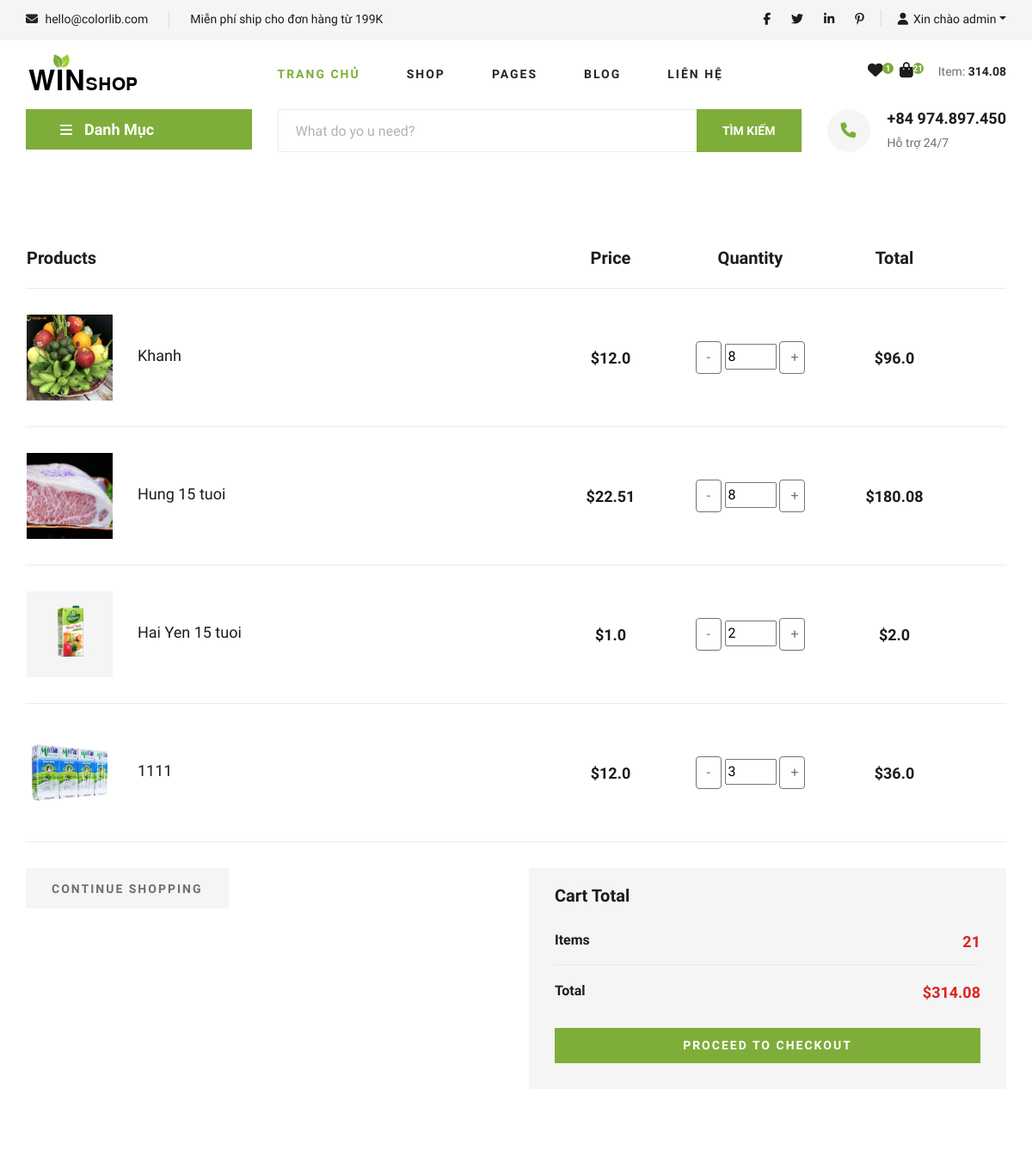
/cart/ (signed in, upper part), run on an earlier commit of the app's database.
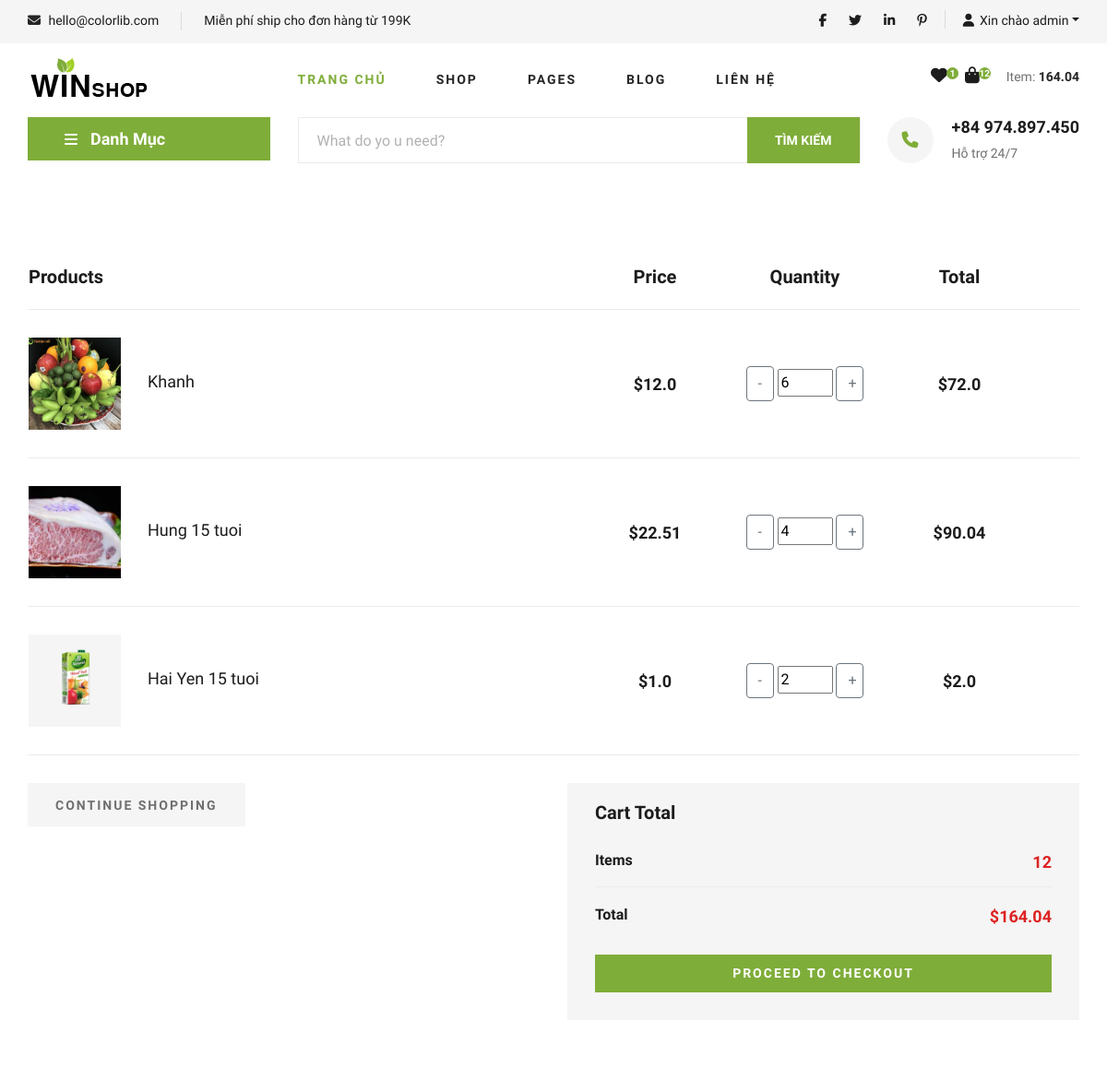
And on a later commit of the database.
### app/models.py (models this page shows, shortened)
class Order(models.Model):
    customer = models.ForeignKey(User, on_delete=models.SET_NULL, null=True, blank=True)
    date_order = models.DateTimeField(auto_now_add=True)
    complete = models.BooleanField(default=False, null=True, blank=False)
    transaction_id = models.CharField(max_length=200, null=True)
    @property
    def get_cart_item(self):
        orderitems = self.orderitem_set.all()
        total = sum([item.quantity for item in orderitems])
        return total
    @property
    def get_cart_total(self):
        orderitems = self.orderitem_set.all()
        total = sum([item.get_total for item in orderitems])
        return total

class OrderItem(models.Model):
    product = models.ForeignKey(Product, on_delete=models.SET_NULL, null=True, blank=True)
    order = models.ForeignKey(Order, on_delete=models.SET_NULL, null=True, blank=True)
    quantity = models.IntegerField(default=0, null=True, blank=True)
    date_added = models.DateTimeField(auto_now_add=True)
    @property
    def get_total(self):
        total = self.product.price * self.quantity
        return total

class Product(models.Model):
    name = models.CharField(max_length=200, null=True)
    category = models.ManyToManyField(Category, related_name='product_category')
    price = models.FloatField()
    price_sale = models.DecimalField(max_digits=10, decimal_places=2, default=0.0)
    describe = models.CharField(max_length=300, null=True)
    digital = models.BooleanField(default=False, null=True, blank=False)
    image = models.ImageField(null=True, blank=True)
    unit = models.CharField(max_length=50, null=True, blank=True)
    count = models.IntegerField(default=0)
    @property
    def ImageURL(self):
        try:
            url = self.image.url
        except:
            url = ''
        return url

### app/python/app/cart.py (the view)
# urls.py: path('cart/', views.cart, name="cart"),
def cart(request):
    check_staff = request.user
    if check_staff.is_staff:
        print('admin')
        show_manage = 'show'
    else:
        print('not admin')
        show_manage = 'none'
    slide_hidden = "hidden"
    fixed_height = "20px"
    if request.user.is_authenticated:
        customer = request.user
        order, created = Order.objects.get_or_create(customer=customer, complete=False)
        items = order.orderitem_set.all()
        user_not_login = "none"
        user_login = "show"
        for item in items:
            item.total = item.product.price * item.quantity
    else:
        order = None
        items = []
        user_not_login = "show"
        user_login = "none"
    categories = Category.objects.filter(is_sub=False)  # lay cac damh muc lon
    context = {'items': items,
               'order': order,
               'user_login': user_login,
               'user_not_login': user_not_login,
               'categories':categories,
               'slide_hidden': slide_hidden,
               'fixed_height': fixed_height,
               'show_manage': show_manage
               }
    return render(request, 'app/cart.html', context)

### app/templates/app/cart.html
{% extends 'app/base.html' %}
{% load static %}
{% block cart_content %}
    <section class="shoping-cart spad">
        <div class="container">
            <div class="row">
                <div class="col-lg-12">
                    <div class="shoping__cart__table">
                        <table>
                            <thead>
                                <tr>
                                    <th class="shoping__product">Products</th>
                                    <th>Price</th>
                                    <th>Quantity</th>
                                    <th>Total</th>
                                    <th></th>
                                </tr>
                            </thead>
                            <tbody>
                                {% for item in items %}
                                <tr>
                                    <td class="shoping__cart__item">
                                        <img style="height: 100px" src="{{item.product.ImageURL}}" alt="">
                                        <h5>{{item.product.name}}</h5>
                                    </td>
                                    <td class="shoping__cart__price">
                                        ${{item.product.price}}
                                    </td>
                                    <td class="shoping__cart__quantity">
                                        <div class="quantity">
                                            <div class="">
                                                <button data-product={{item.product.id}} data-action="remove" style="width:30px;" class="btn btn-outline-secondary update-btn" type="button">-</button>
                                                <input style="width: 60px;" type="number" value="{{item.quantity}}">
                                                <button data-product={{item.product.id}} data-action="add" style="width:30px;" class="btn btn-outline-secondary update-btn" type="button">+</button>
                                            </div>
                                        </div>
                                    </td>
                                    <td class="shoping__cart__total">
                                        ${{ item.total }}
                                    </td>
                                    <td class="shoping__cart__item__close">
                                    </td>
                                </tr>
                                {% endfor %}
                            </tbody>
                        </table>
                    </div>
                </div>
            </div>
            <div class="row">
                <div class="col-lg-6">
                    <div class="shoping__cart__btns">
                        <a href="{% url 'home' %}" class="primary-btn cart-btn">CONTINUE SHOPPING</a>
                    </div>
                </div>
                <div class="col-lg-6">
                    <div style="margin-top: 0px" class="shoping__checkout">
                        <h5>Cart Total</h5>
                        <ul>
                            <li>Items <span>{{order.get_cart_item}}</span></li>
                            <li>Total <span>${{order.get_cart_total | floatformat:2}}</span></li>
                        </ul>
                        <a href="{% url 'checkout' %}" class="primary-btn">PROCEED TO CHECKOUT</a>
                    </div>
                </div>
            </div>
        </div>
    </section>
{% endblock cart_content %}

### app/templates/app/base.html (shortened to what this page needs)
{% load static %}
<!DOCTYPE html>
<html>
    <head>
        <link rel="stylesheet" href="https://cdnjs.cloudflare.com/ajax/libs/font-awesome/6.4.2/css/all.min.css">
        <link rel="stylesheet" href="{%static 'app/css/bootstrap.min.css' %}">
        <link rel="stylesheet" href="{%static 'app/css/font-awesome.min.css' %}">
        <link rel="stylesheet" href="{%static 'app/css/elegant-icons.css' %}">
        <link rel="stylesheet" href="{%static 'app/css/nice-select.css' %}">
        <link rel="stylesheet" href="{%static 'app/css/jquery-ui.min.css' %}">
        <link rel="stylesheet" href="{%static 'app/css/owl.carousel.min.css' %}">
        <link rel="stylesheet" href="{%static 'app/css/slicknav.min.css' %}">
        <link rel="stylesheet" href="{%static 'app/css/style.css' %}">
        <link rel="stylesheet" href="{%static 'app/sass/style.scss' %}">
    </head>
    <body>
    <header class="header">
        <div class="header__top">
            <div class="container">
                <div class="row">
                    <div class="col-lg-6 col-md-6">
                        <div class="header__top__left">
                            <ul>
                                <li><i class="fa fa-envelope"></i> hello@colorlib.com</li>
                                <li>Miễn phí ship cho đơn hàng từ 199K</li>
                            </ul>
                        </div>
                    </div>
                    <div class="col-lg-6 col-md-6">
                        <div class="header__top__right">
                            <div class="header__top__right__social">
                                <a href="#"><i class="fa fa-facebook"></i></a>
                                <a href="#"><i class="fa fa-twitter"></i></a>
                                <a href="#"><i class="fa fa-linkedin"></i></a>
                                <a href="#"><i class="fa fa-pinterest-p"></i></a>
                            </div>
                            <div class="header__top__right__auth dropdown " style="display: {{ user_login }}">
                                <a class="dropdown-toggle" type="button" id="dropdownMenuButton" data-bs-toggle="dropdown" aria-haspopup="true"
                                aria-expanded="false"  href="{% url 'login' %} " ><i class="fa fa-user"></i>Xin chào {{request.user}}</a>
                            </div>
                        </div>
                    </div>
                </div>
            </div>
        </div>
        <div class="container">
            <div class="row">
                <div class="col-lg-3">
                    <div class="header__logo">
                        <a href="{% url 'home' %}"><img src="{% static 'app/images/logo.png'%}" alt=""></a>
                    </div>
                </div>
                <div class="col-lg-6">
                    <nav class="header__menu">
                        <ul>
                            <li class="active"><a href="{% url 'home' %}">Trang chủ</a></li>
                            <li><a href="{% url 'shop' %}">Shop</a></li>
                            <li><a href="#">Pages</a></li>
                            <li><a href="{% url 'blog' %}">Blog</a></li>
                            <li><a href="{% url 'contact' %}">Liên hệ</a></li>
                        </ul>
                    </nav>
                </div>
                <div class="col-lg-3">
                    <div class="header__cart">
                        <ul>
                            <li><a href="#"><i class="fa fa-heart"></i> <span>1</span></a></li>
                            <li><a href="{% url 'cart' %}"><i class="fa fa-shopping-bag"></i> <span>{{order.get_cart_item}}</span></a></li>
                        </ul>
                        <div class="header__cart__price">Item: <span>{{order.get_cart_total | floatformat:2}}</span></div>
                    </div>
                </div>
            </div>
        </div>
    </header>
    <section class="hero hero-normal">
        <div class="container">
            <div class="row">
                <div class="col-lg-3">
                    <div class="hero__categories">
                        <div class="hero__categories__all">
                            <i class="fa fa-bars"></i>
                            <span>Danh Mục</span>
                        </div>
                    </div>
                </div>
                <div class="col-lg-9 " style="height: {{ fixed_height }}">
                    <div class="hero__search">
                        <div class="hero__search__form">
                            <form method="POST" action="{% url 'search' %}">
                                <input type="text" placeholder="What do yo u need?" name="searched"    >
                                <button type="submit" class="site-btn">TÌM KIẾM</button>
                            </form>
                        </div>
                        <div class="hero__search__phone">
                            <div class="hero__search__phone__icon">
                                <i class="fa fa-phone"></i>
                            </div>
                            <div class="hero__search__phone__text">
                                <h5>+84 974.897.450</h5>
                                <span>Hỗ trợ 24/7</span>
                            </div>
                        </div>
                    </div>
                </div>
            </div>
        </div>
    </section>
          {% block cart_content %}{% endblock cart_content %}
    </body>
</html>

What changed in the data, as far as the page shows it:
removed OrderItem: product.ImageURL (picture), product.name "1111", product.price "12.0", quantity "3", total "36.0"
changed through a linked row, Order: get_cart_item "21" → "12"; get_cart_total "314.08" → "164.04"
changed OrderItem "Khanh": quantity "8" → "6"; total "96.0" → "72.0"
changed OrderItem "Hung 15 tuoi": quantity "8" → "4"; total "180.08" → "90.04"
